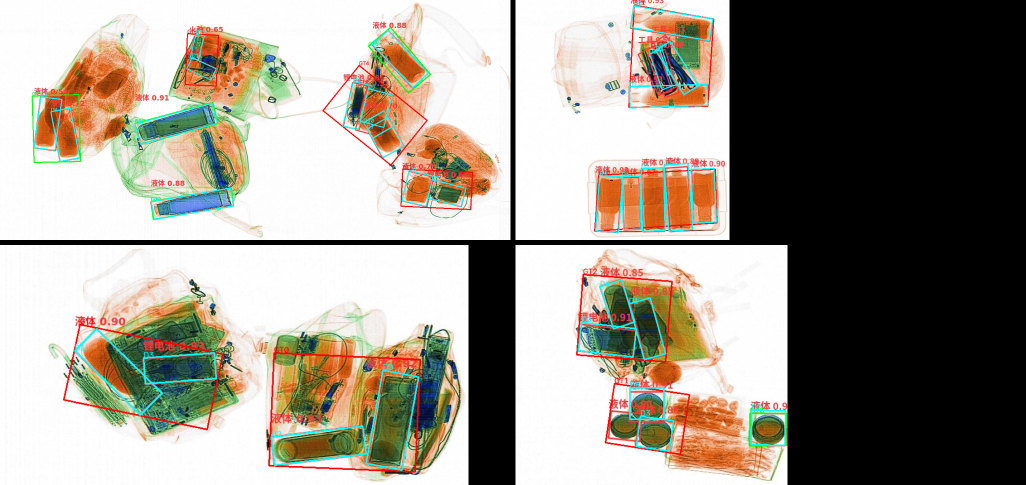
#> input picture benchmark/fn_analysis.png, 2052 x 970 px (shown at 1/2 size)
$ python -i analyze_errors_doubleml.py   (imports and definitions only)
#> lines starting #> are read from the running program, lines starting #| are printed output that depends on the picture
"""
Copy detection error data to Image@hard_20261010 / Label@hard_20261010 / Det@hard_20261010,
build a per-image panel with rich features, and run DoubleML causal analysis.
"""
import os, sys, json, shutil, csv, re, glob
import numpy as np
import cv2

sys.path.insert(0, os.path.dirname(__file__))
from common import IMG, LAB, DATA, load_expected, iou_obb, red_mask

BENCH = r"D:\src\CodeArts\BRobbDetector\benchmark"
BENCH_JSON = os.path.join(BENCH, "m8_growbox_v3_final.json")
FN_DETAIL = os.path.join(BENCH, "fn_detail.json")
OUT_DIR = r"D:\src\CodeArts\BRobbDetector\tmp_cars_out"

HARD_DATE = "20261010"
HARD_IMG = os.path.join(DATA, f"Image@hard_{HARD_DATE}")
HARD_LAB = os.path.join(DATA, f"Label@hard_{HARD_DATE}")
HARD_DET = os.path.join(DATA, f"Det@hard_{HARD_DATE}")
PANEL_CSV = os.path.join(BENCH, f"panel_hard_{HARD_DATE}.csv")
REPORT_MD = os.path.join(BENCH, f"doubleml_report_{HARD_DATE}.md")


# [192 lines left out: functions parse_points, load_gt_boxes, load_det_boxes, box_geometry, extract_image_features, extract_box_features and 2 more, not called in this run]


def step2_build_panel(error_images):
    """Build per-image panel with rich features for DoubleML analysis."""
    print("\n" + "=" * 60)
    print("STEP 2: Build per-image panel with features")
    print("=" * 60)

    with open(BENCH_JSON, encoding="utf-8") as f:
        bench = json.load(f)

    fn_lookup = {}
    if os.path.exists(FN_DETAIL):
        with open(FN_DETAIL, encoding="utf-8") as f:
            fn_detail = json.load(f)
        fn_lookup = {item["image"]: item for item in fn_detail}

    exp = load_expected()

    all_images = bench["per_image"]
    print(f"Processing {len(all_images)} images (all, not just errors)...")

    rows = []
    for idx, p in enumerate(all_images):
        iid = p["id"]
        gt_boxes = load_gt_boxes(iid)
        det_boxes = load_det_boxes(iid)
        csv_count = exp.get(iid, 0)

        img_feat = extract_image_features(iid)
        if img_feat is None:
            continue

        gt_feat = extract_box_features(gt_boxes)
        det_feat = extract_box_features(det_boxes)
        iou_stats = compute_iou_stats(det_boxes, gt_boxes)

        csv_gt_gap = csv_count - len(gt_boxes)
        gt_incomplete = 1 if csv_count > len(gt_boxes) else 0
        has_fn = 1 if p["fn"] > 0 else 0
        has_fp = 1 if p["fp"] > 0 else 0
        has_error = 1 if (p["fn"] > 0 or p["fp"] > 0) else 0
        error_type = 0
        if p["fn"] > 0 and p["fp"] > 0:
            error_type = 3
        elif p["fn"] > 0:
            error_type = 1
        elif p["fp"] > 0:
            error_type = 2

        fn_iou = 0.0
        fn_det_gt_ratio = 0.0
        fn_red_density = 0.0
        if iid in fn_lookup:
            fd = fn_lookup[iid]
            fn_iou = fd.get("best_iou", 0.0)
            fn_det_gt_ratio = fd.get("det_gt_ratio", 0.0)
            fn_red_density = fd.get("red_density_around_gt", 0.0)

        row = {
            "image_id": iid,
            "tp": p["tp"],
            "fp": p["fp"],
            "fn": p["fn"],
            "gt_count": p["gt"],
            "det_count": p["det"],
            "csv_count": csv_count,
            "csv_gt_gap": csv_gt_gap,
            "gt_incomplete": gt_incomplete,
            "has_fn": has_fn,
            "has_fp": has_fp,
            "has_error": has_error,
            "error_type": error_type,
            "fn_iou": fn_iou,
            "fn_det_gt_ratio": fn_det_gt_ratio,
            "fn_red_density": fn_red_density,
        }
        for k, v in img_feat.items():
            row[k] = v
        for k, v in gt_feat.items():
            row[f"gt_{k}"] = v
        for k, v in det_feat.items():
            row[f"det_{k}"] = v
        for k, v in iou_stats.items():
            row[k] = v

        rows.append(row)

    columns = list(rows[0].keys())
    with open(PANEL_CSV, "w", encoding="utf-8", newline="") as f:
        w = csv.DictWriter(f, fieldnames=columns)
        w.writeheader()
        w.writerows(rows)

    print(f"Panel saved: {PANEL_CSV} ({len(rows)} rows, {len(columns)} columns)")
    print(f"Columns: {', '.join(columns)}")
    return rows


# [319 lines left out: functions step3_run_doubleml, step4_feature_importance, step5_write_report, main, not called in this run]


# [2 lines not run here, left out]

>>> import cv2
>>> picture = cv2.imread('../benchmark/fn_analysis.png', cv2.IMREAD_GRAYSCALE)
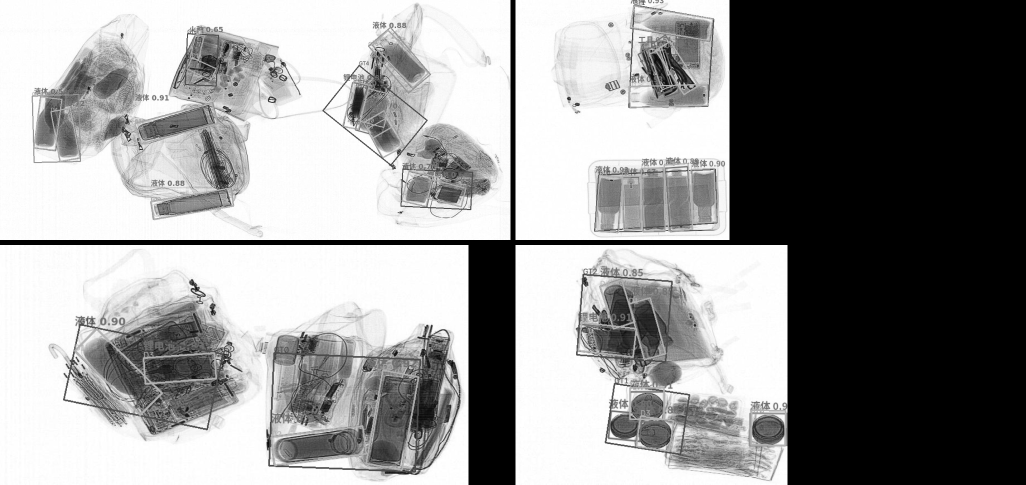
#> picture: shape (970, 2052) (shown at 1/2 size); min 0, max 255, mean 148.9
#> (the run stopped early here; a loop or call above may not have finished)
